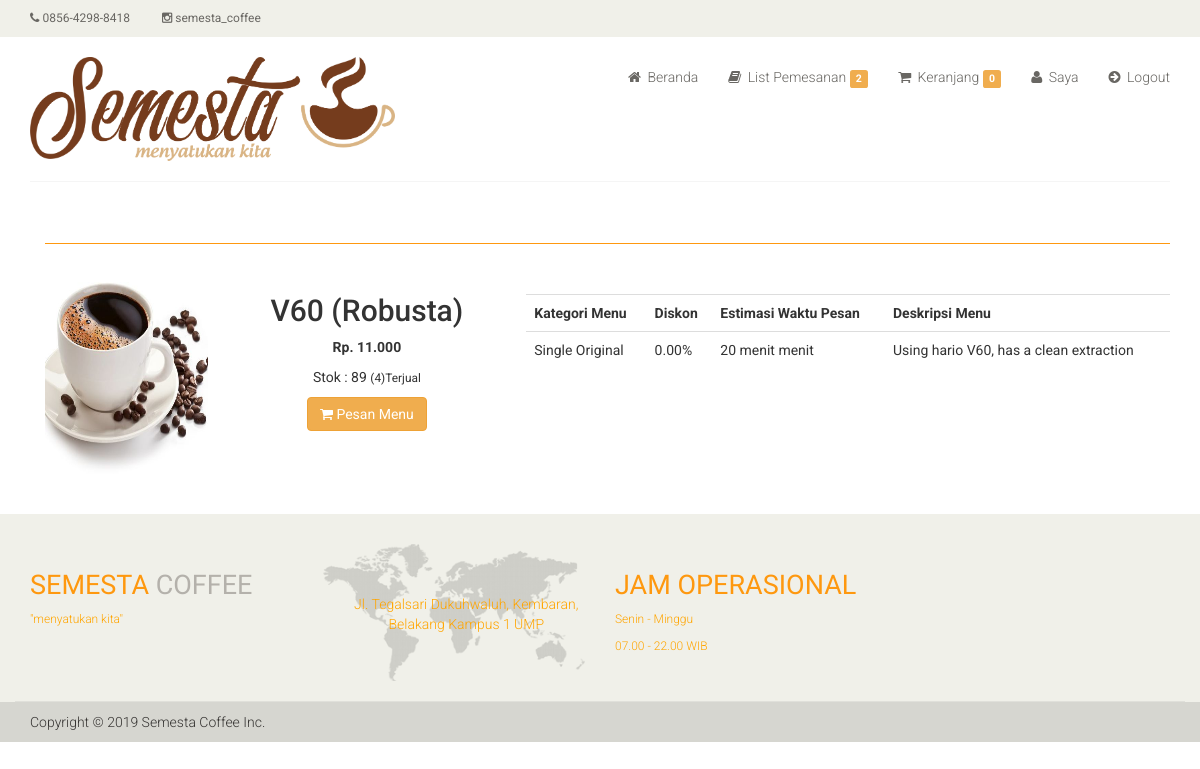
Screenshot of /ee11cbb19052e40b07aac0ca060c23ee/index.php?i=detail-barang&id=9 (signed in) with the database file from the repository.
### tables this page shows
CREATE TABLE `m_barang` (
  `brg_id` int(11) NOT NULL,
  `judul` varchar(100) NOT NULL,
  `estimasi_menu` varchar(255) NOT NULL,
  `penerbit_id` int(11) DEFAULT NULL,
  `thn_terbit` varchar(100) DEFAULT NULL,
  `kota_terbit` varchar(100) DEFAULT NULL,
  `stok` int(11) NOT NULL,
  `jenis_id` int(11) DEFAULT NULL,
  `kategori_id` int(11) NOT NULL,
  `kategoriacc_id` int(11) DEFAULT NULL,
  `penulis_id` int(11) DEFAULT NULL,
  `harga_beli` int(11) NOT NULL,
  `harga_jual` int(11) NOT NULL,
  `jml_terjual` int(11) NOT NULL,
  `diskon` double(8,2) NOT NULL,
  `berat` double(8,2) DEFAULT NULL,
  `jml_halaman` int(11) DEFAULT NULL,
  `image` varchar(100) NOT NULL,
  `deskripsi` varchar(1000) NOT NULL
);

CREATE TABLE `l_kategori` (
  `kategori_id` int(11) NOT NULL,
  `kategori_name` varchar(100) NOT NULL
);

### ee11cbb19052e40b07aac0ca060c23ee/dtl_barang.php (the view, shortened to what this page needs)
<section>
	<div class="container">
		<div class="row">
			<?php
			$sbuku = mysqli_query($koneksi, "SELECT * FROM m_barang a
								  			 LEFT OUTER JOIN l_kategori b on a.kategori_id = b.kategori_id
								  			 LEFT OUTER JOIN l_penerbit c on a.penerbit_id = c.penerbit_id
								  			 LEFT OUTER JOIN l_penulis d on a.penulis_id = d.penulis_id
											 WHERE brg_id = '$_GET[id]'");
			$hbuku = mysqli_fetch_array($sbuku);
			?>
			<div class="col-sm-12 padding-right">
				<div class="category-tab">
					<div class="col-sm-12">
						<ul class="nav nav-tabs">
						</ul>
					</div>
					<div class="tab-content">
						<div class="tab-pane fade active in">
							<div class="col-sm-2">
								<div class="">
									<div class="single-products">
										<div class="productinfo text-right">
											<img class="img img-responsive" src="../<?php echo md5('admin') ?>/dist/img/buku/<?php echo $hbuku['image'] ?>" alt="" style="width:;height:200px;" />
										</div>
									</div>
								</div>
							</div>
							<div class="col-sm-3">
								<div class="">
									<div class="single-products">
										<div class="text-center">
											<h2><?php echo $hbuku['judul'] ?></h2>
											<?php
											$diskon = $hbuku['diskon'] / 100;
											if ($diskon > 0) {
												$harga = $hbuku['harga_jual'] * $diskon;
												$hrg = $hbuku['harga_jual'] - $harga;
												?>
												<font style="color:red"><b>Rp. <strike><?php echo number_format($hbuku['harga_jual'], 0, ",", ".") ?></strike></b></font>
												<font>&nbsp;&nbsp;</font>
												<font><b> Rp. <?php echo number_format($hrg, 0, ",", ".") ?></b></font>
												<p></p>
											<?php
											} else {
												?>
												<p><b>Rp. <?php echo number_format($hbuku['harga_jual'], 0, ",", ".") ?></b></p>
											<?php
											}
											?>
											<p>Stok : <?php echo $hbuku['stok'] ?> <small>(<?php echo $hbuku['jml_terjual'] ?>)Terjual</small></p><a href="?i=<?php echo md5('beli') ?>&idbrg=<?php echo $hbuku['brg_id'] ?>" class="btn btn-warning"><i class="fa fa-shopping-cart"></i> Pesan Menu</a>
										</div><br />
									</div>
								</div>
							</div>
							<div class="col-sm-7">
								<div class="">
									<div class="single-products">
										<div class="table-responsive">
											<table class="table">
												<tr>
													<th>Kategori Menu</th>
													<th>Diskon</th>
													<th>Estimasi Waktu Pesan</th>
													<th>Deskripsi Menu</th>
												</tr>
												<tr>
													<td><?php echo $hbuku['kategori_name'] ?></td>
													<td><?php echo $hbuku['diskon'] ?>%</td>
													<td><?php echo $hbuku['estimasi_menu'] ?> menit</td>
													<td><?php echo $hbuku['deskripsi'] ?></td>
												</tr>
											</table>
										</div>
									</div>
								</div>
							</div>
						</div>
					</div>
				</div>
			</div>
		</div>
	</div>
</section><br /><br />

### css/main.css (style rules this page uses)
body { font-family: 'Roboto', sans-serif; background:; position: relative; font-weight:400px; }
a { -webkit-transition: 300ms; -moz-transition: 300ms; -o-transition: 300ms; transition: 300ms; }
h1, h2, h3, h4, h5, h6 { font-family: 'Roboto', sans-serif; }
.padding-right { padding-right: 0; }
.single-products { position: relative; }
.productinfo img { width: 100%; }
.productinfo { position:relative; }
.category-tab { overflow: hidden; }
.category-tab ul { background: #40403E; border-bottom: 1px solid #FE980F; list-style: none outside none; margin: 0 0 30px; padding: 0; width: 100%; }

### rows the page displays
m_barang: image (picture), judul "V60 (Robusta)", harga_jual "11.000", stok "89", jml_terjual "4", kategori.kategori_name "Single Original", diskon "0.00", estimasi_menu "20 menit", deskripsi "Using hario V60, has a clean extraction"

### other values shown
$nker1 "2"
$nker "0"
